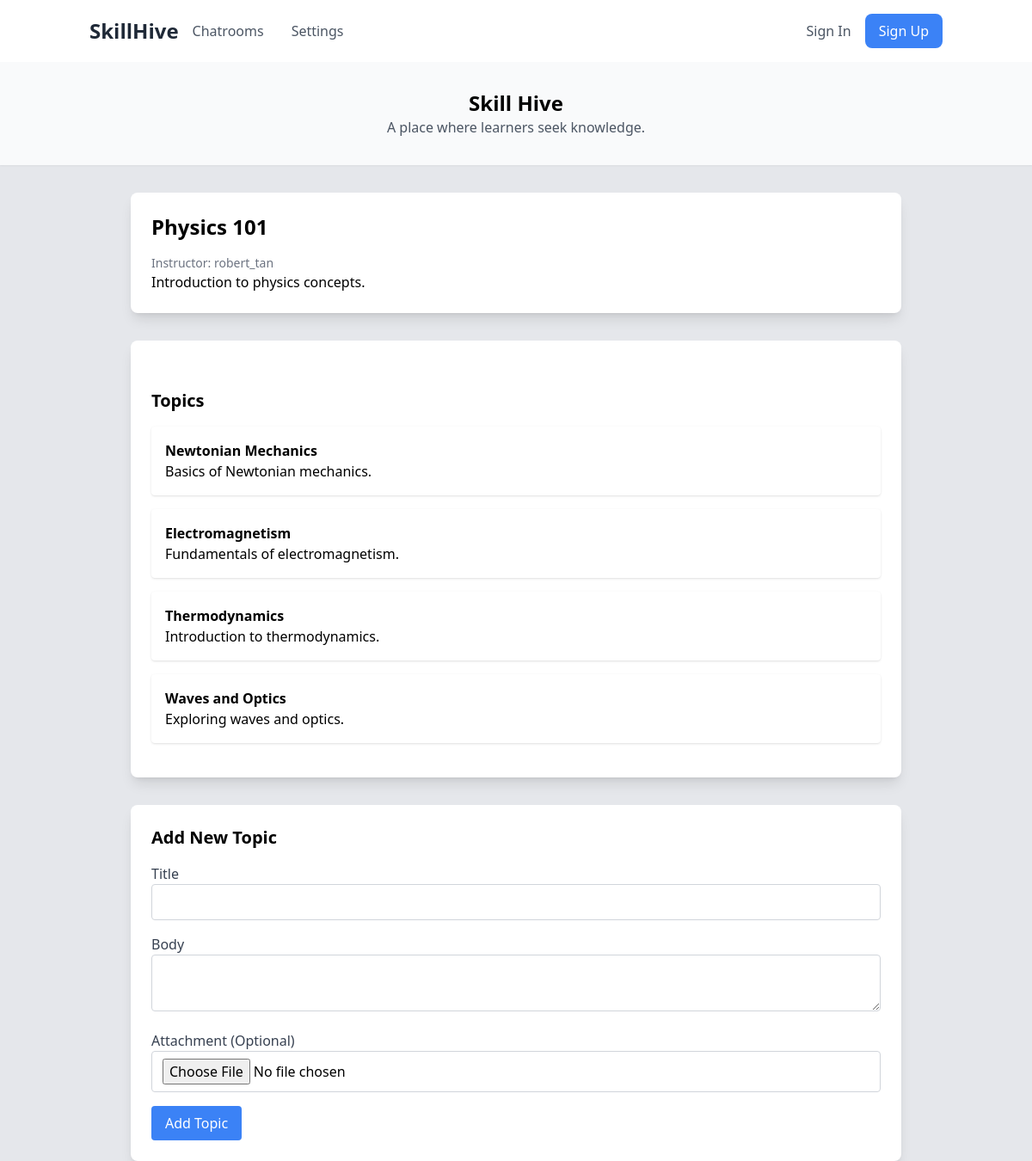
The app's page /course/3/ with its own data.
### courses/models.py (models this page shows)
class Course(models.Model):
    title = models.CharField(max_length=255)
    description = models.TextField()
    instructor = models.ForeignKey(
        Teacher, on_delete=models.CASCADE, related_name="courses"
    )
    created_at = models.DateTimeField(auto_now_add=True)

class Topic(models.Model):
    course = models.ForeignKey(Course, on_delete=models.CASCADE, related_name="topics")
    title = models.CharField(max_length=255)
    body = models.TextField()
    attachment = models.FileField(upload_to="attachments/", null=True, blank=True)
    created_at = models.DateTimeField(auto_now_add=True)

### accounts/models.py (models this page shows)
class Teacher(models.Model):
    user = models.OneToOneField(User, on_delete=models.CASCADE, primary_key=True)

class User(AbstractUser):
    email = models.EmailField(unique=True)
    is_student = models.BooleanField(default=False)
    is_teacher = models.BooleanField(default=False)

### courses/views.py (the view)
# urls.py: path("course/<int:course_id>/", views.course_detail, name="course_detail"),
def course_detail(request, course_id):
    course = get_object_or_404(Course, id=course_id)
    topics = course.topics.all()  # Assuming related name 'topics' in Topic model
    return render(
        request,
        "courses/_course_detail.html",
        {"course": course, "topics": topics},
    )

### templates/courses/_course_detail.html (shortened to what this page needs)
    {% extends "base.html" %}
    {% block content %}
<div class="w-full max-w-4xl mx-auto mt-8">
  <div class="bg-white shadow-lg rounded-lg p-6 mb-8">
    <h2 class="text-2xl font-bold mb-4">{{ course.title }}</h2>
    <p class="text-sm text-gray-500">
      Instructor: {{ course.instructor.user.username }}
    </p>
    <p>{{ course.description }}</p>
  </div>
  <div class="bg-white shadow-lg rounded-lg p-6 mb-8">
    <h2 class="text-xl font-bold mt-8"> Topics </h2>
    <div id="topics-list" class="mt-4">
      {% for topic in topics %} {% include "courses/_topic.html" %} {% endfor %}
    </div>
  </div>
<div class="bg-white shadow-lg rounded-lg p-6">
      <h4 class="text-xl font-bold mb-4">Add New Topic</h4>
      <form
        id="form"
        hx-post="{% url 'add_topic' course.id %}"
        hx-encoding="multipart/form-data"
        hx-target="#topics-list"
        hx-swap="beforeend"
        hx-on="htmx:afterRequest: this.reset()"
      >
        <div class="mb-4">
          <label for="title" class="block text-gray-700">Title</label>
          <input
            type="text"
            name="title"
            class="w-full border border-gray-300 rounded px-3 py-2"
            required
          />
        </div>
        <div class="mb-4">
          <label for="body" class="block text-gray-700">Body</label>
          <textarea
            name="body"
            class="w-full border border-gray-300 rounded px-3 py-2"
            required
          ></textarea>
        </div>
        <div class="mb-4">
          <label for="attachment" class="block text-gray-700"
            >Attachment (Optional)</label
          >
          <input
            type="file"
            name="attachment"
            class="w-full border border-gray-300 rounded px-3 py-2"
          />
        </div>
        <button type="submit" class="bg-blue-500 text-white py-2 px-4 rounded">
          Add Topic
        </button>
      </form>
    </div>
  </div>
{% endblock %}

### templates/courses/_topic.html (shortened to what this page needs)
<div class="bg-white shadow rounded p-4 mb-4">
  <h4 class="font-bold">{{ topic.title }}</h4>
  <p>{{ topic.body }}</p>
</div>

### records on screen
Course: title "Physics 101", instructor.user.username "robert_tan", description "Introduction to physics concepts."
Topic: title "Newtonian Mechanics", body "Basics of Newtonian mechanics."
Topic: title "Electromagnetism", body "Fundamentals of electromagnetism."
Topic: title "Thermodynamics", body "Introduction to thermodynamics."
Topic: title "Waves and Optics", body "Exploring waves and optics."
